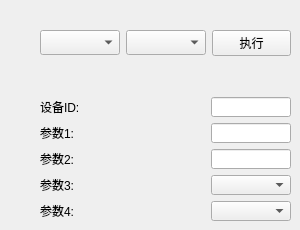
        <widget class="QWidget" name="tab_3">
         <attribute name="title">
          <string>操作设备</string>
         </attribute>
         <widget class="QWidget" name="layoutWidget">
          <property name="geometry">
           <rect>
            <x>40</x>
            <y>30</y>
            <width>251</width>
            <height>191</height>
           </rect>
          </property>
          <layout class="QVBoxLayout" name="verticalLayout_13">
           <item>
            <layout class="QHBoxLayout" name="horizontalLayout_16">
             <item>
              <widget class="QComboBox" name="comboBox_operat">
               <property name="minimumSize">
                <size>
                 <width>80</width>
                 <height>25</height>
                </size>
               </property>
               <property name="maximumSize">
                <size>
                 <width>80</width>
                 <height>25</height>
                </size>
               </property>
              </widget>
             </item>
             <item>
              <widget class="QComboBox" name="comboBox_device_type">
               <property name="minimumSize">
                <size>
                 <width>80</width>
                 <height>25</height>
                </size>
               </property>
               <property name="maximumSize">
                <size>
                 <width>80</width>
                 <height>25</height>
                </size>
               </property>
              </widget>
             </item>
             <item>
              <widget class="QPushButton" name="button_execute">
               <property name="text">
                <string>执行</string>
               </property>
              </widget>
             </item>
            </layout>
           </item>
           <item>
            <widget class="QWidget" name="widget_5" native="true"/>
           </item>
           <item>
            <layout class="QVBoxLayout" name="verticalLayout_3">
             <item>
              <layout class="QHBoxLayout" name="horizontalLayout_4">
               <item>
                <widget class="QLabel" name="label_device_id">
                 <property name="text">
                  <string>设备ID:</string>
                 </property>
                </widget>
               </item>
               <item>
                <spacer name="horizontalSpacer_2">
                 <property name="orientation">
                  <enum>Qt::Horizontal</enum>
                 </property>
                 <property name="sizeHint" stdset="0">
                  <size>
                   <width>40</width>
                   <height>20</height>
                  </size>
                 </property>
                </spacer>
               </item>
               <item>
                <widget class="QLineEdit" name="parameter_id">
                 <property name="minimumSize">
                  <size>
                   <width>80</width>
                   <height>20</height>
                  </size>
                 </property>
                 <property name="maximumSize">
                  <size>
                   <width>80</width>
                   <height>20</height>
                  </size>
                 </property>
                </widget>
               </item>
              </layout>
             </item>
             <item>
              <layout class="QHBoxLayout" name="horizontalLayout_5">
               <item>
                <widget class="QLabel" name="label_parameter_1">
                 <property name="text">
                  <string>参数1:</string>
                 </property>
                </widget>
               </item>
               <item>
                <spacer name="horizontalSpacer_3">
                 <property name="orientation">
                  <enum>Qt::Horizontal</enum>
                 </property>
                 <property name="sizeHint" stdset="0">
                  <size>
                   <width>40</width>
                   <height>20</height>
                  </size>
                 </property>
                </spacer>
               </item>
               <item>
                <widget class="QLineEdit" name="parameter_1">
                 <property name="minimumSize">
                  <size>
                   <width>80</width>
                   <height>20</height>
                  </size>
                 </property>
                 <property name="maximumSize">
                  <size>
                   <width>80</width>
                   <height>20</height>
                  </size>
                 </property>
                </widget>
               </item>
              </layout>
             </item>
             <item>
              <layout class="QHBoxLayout" name="horizontalLayout_6">
               <item>
                <widget class="QLabel" name="label_parameter_2">
                 <property name="text">
                  <string>参数2:</string>
                 </property>
                </widget>
               </item>
               <item>
                <spacer name="horizontalSpacer_4">
                 <property name="orientation">
                  <enum>Qt::Horizontal</enum>
                 </property>
                 <property name="sizeHint" stdset="0">
                  <size>
                   <width>40</width>
                   <height>20</height>
                  </size>
                 </property>
                </spacer>
               </item>
               <item>
                <widget class="QLineEdit" name="parameter_2">
                 <property name="minimumSize">
                  <size>
                   <width>80</width>
                   <height>20</height>
                  </size>
                 </property>
                 <property name="maximumSize">
                  <size>
                   <width>80</width>
                   <height>20</height>
                  </size>
                 </property>
                </widget>
               </item>
              </layout>
             </item>
             <item>
              <layout class="QHBoxLayout" name="horizontalLayout_14">
               <item>
                <widget class="QLabel" name="label_parameter_3">
                 <property name="text">
                  <string>参数3:</string>
                 </property>
                </widget>
               </item>
               <item>
                <spacer name="horizontalSpacer_5">
                 <property name="orientation">
                  <enum>Qt::Horizontal</enum>
                 </property>
                 <property name="sizeHint" stdset="0">
                  <size>
                   <width>40</width>
                   <height>20</height>
                  </size>
                 </property>
                </spacer>
               </item>
               <item>
                <widget class="QComboBox" name="comboBox_parameter_3">
                 <property name="minimumSize">
                  <size>
                   <width>80</width>
                   <height>20</height>
                  </size>
                 </property>
                 <property name="maximumSize">
                  <size>
                   <width>80</width>
                   <height>20</height>
                  </size>
                 </property>
                </widget>
               </item>
              </layout>
             </item>
             <item>
              <layout class="QHBoxLayout" name="horizontalLayout_15">
               <item>
                <widget class="QLabel" name="label_parameter_4">
                 <property name="text">
                  <string>参数4:</string>
                 </property>
                </widget>
               </item>
               <item>
                <spacer name="horizontalSpacer_6">
                 <property name="orientation">
                  <enum>Qt::Horizontal</enum>
                 </property>
                 <property name="sizeHint" stdset="0">
                  <size>
                   <width>40</width>
                   <height>20</height>
                  </size>
                 </property>
                </spacer>
               </item>
               <item>
                <widget class="QComboBox" name="comboBox_parameter_4">
                 <property name="minimumSize">
                  <size>
                   <width>80</width>
                   <height>20</height>
                  </size>
                 </property>
                 <property name="maximumSize">
                  <size>
                   <width>80</width>
                   <height>20</height>
                  </size>
                 </property>
                </widget>
               </item>
              </layout>
             </item>
            </layout>
           </item>
          </layout>
         </widget>
        </widget>
